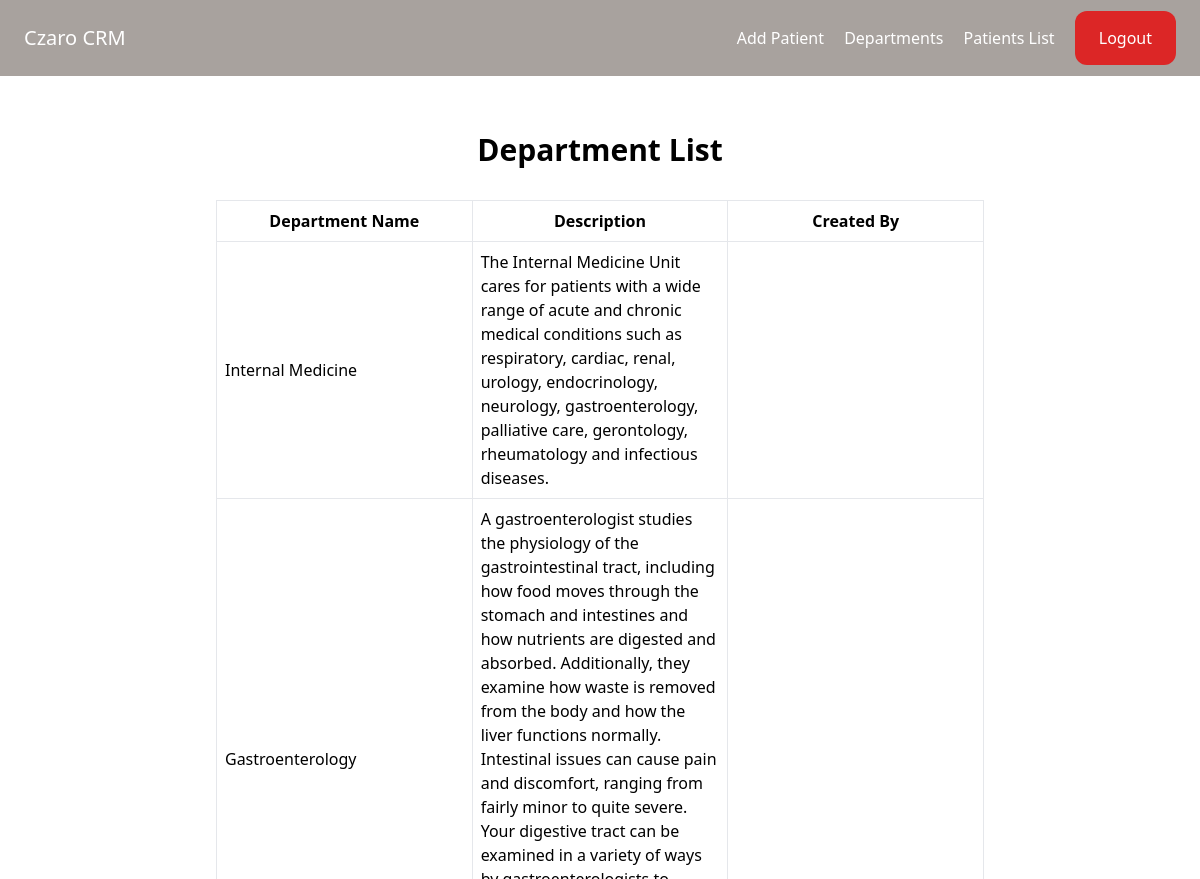
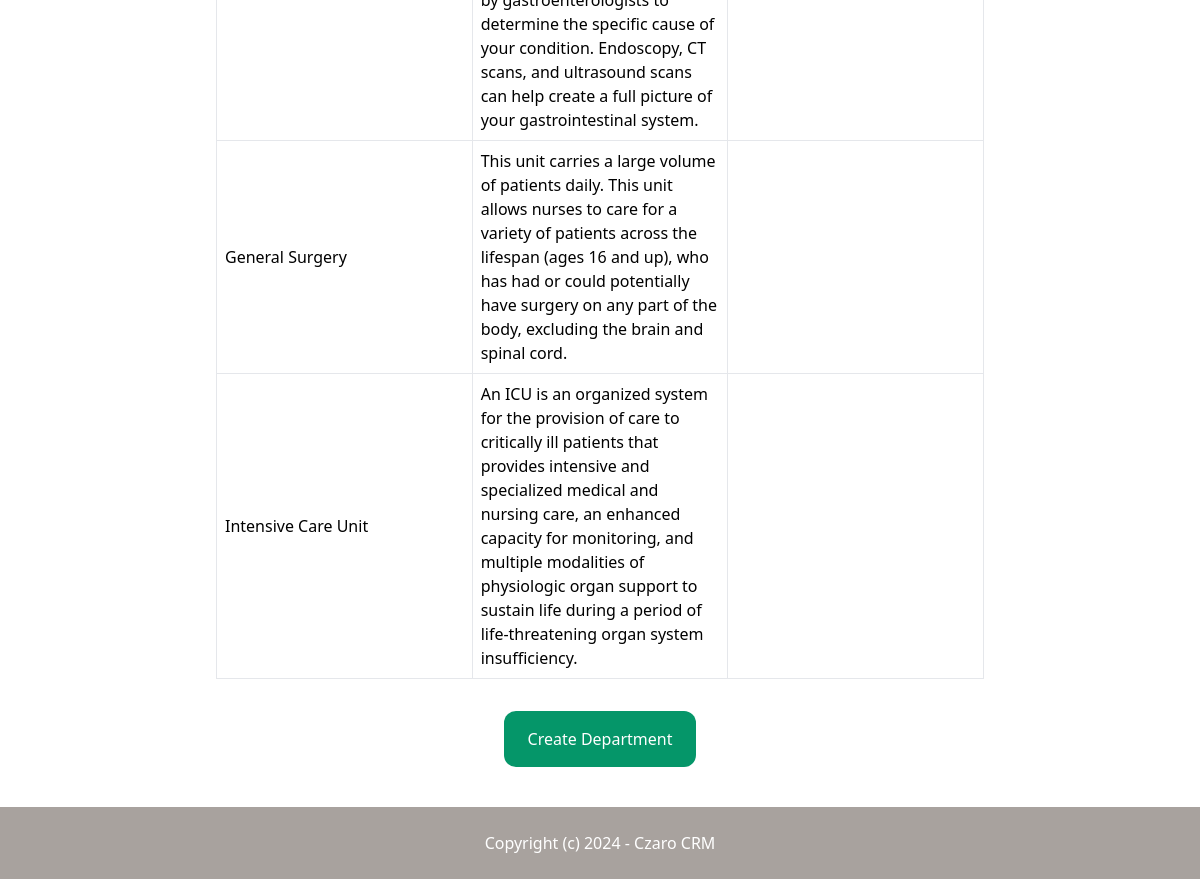
Page /department/list/ (signed in) on the committed database (2 pictures, top to bottom).
### department/models.py (models this page shows, shortened)
class Department(models.Model):
    id = models.UUIDField(primary_key=True, default=uuid.uuid4, editable=False)
    name = models.CharField(max_length=255, unique=True)
    description = models.TextField()
    created_by = models.ForeignKey(User, on_delete=models.CASCADE)
    created_at = models.DateTimeField(auto_now_add=True)

### department/views.py (the view)
# urls.py: path('list/', views.department_list, name='department_list'),
@login_required(login_url="/login/")
def department_list(request):
    departments = Department.objects.all()
    context = {
        'title': 'Department List',
        'departments': departments,
    }
    return render(request, 'department_list.html', context)

### templates/department_list.html
{% extends "base.html" %}
{% block content %}
  <h1 class="p-8 text-3xl font-bold text-center">{{ title }}</h1>
  <div class="flex justify-center">
    <table class="table-fixed w-2/3 border">
      <thead>
        <tr>
          <th class="border p-2 font-bold">Department Name</th>
          <th class="border p-2 font-bold">Description</th>
          <th class="border p-2 font-bold">Created By</th>
        </tr>
      </thead>
      <tbody>
        {% for department in departments %}
          <tr>
            <td class="border p-2"><a href={% url 'department:department_detail' department.id %}>{{ department.name }}</a></td>
            <td class="border p-2">{{ department.description }}</td>
            <td class="border p-2">{{ department.created_by.get_full_name }}</td>
          </tr>
        {% endfor %}
      </tbody>
    </table>
  </div>
  <div class="flex justify-center mt-8">
    {% if request.user.profession == "admins" %}
        <a href="{% url 'department:create_department' %}" class="py-4 px-6 bg-emerald-600 rounded-xl text-white">Create Department</a>
    {% endif %}
    </div>
{% endblock %}

### rows in the picture
Department: name "Internal Medicine", description "The Internal Medicine Unit cares for patients with a wide range of acute and chronic medical conditions such as respiratory, cardiac, renal, urology, endocrinology, neurology, gastroenterology, palliative care, gerontology, rheumatology and infectious diseases."
Department: name "Gastroenterology", description "A gastroenterologist studies the physiology of the gastrointestinal tract, including how food moves through the stomach and intestines and how nutrients are digested and absorbed. Additionally, they examine how waste is removed from the body and how the liver functions normally. Intestinal issues can cause pain and discomfort, ranging from fairly minor to quite severe. Your digestive tract can be examined in a variety of ways by gastroenterologists to determine the specific cause of your condition. Endoscopy, CT scans, and ultrasound scans can help create a full picture of your gastrointestinal system."
Department: name "General Surgery", description "This unit carries a large volume of patients daily. This unit allows nurses to care for a variety of patients across the lifespan (ages 16 and up), who has had or could potentially have surgery on any part of the body, excluding the brain and spinal cord."
Department: name "Intensive Care Unit", description "An ICU is an organized system for the provision of care to critically ill patients that provides intensive and specialized medical and nursing care, an enhanced capacity for monitoring, and multiple modalities of physiologic organ support to sustain life during a period of life-threatening organ system insufficiency."

### other values in the picture
{{ title }} "Department List"
